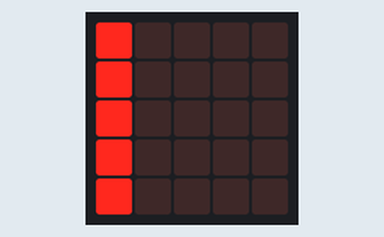
A program run on a simulated BBC micro:bit running MicroPython. Parts: the board's 5×5 LED display.

Above: at 0.1 s.
At 1.1 s:
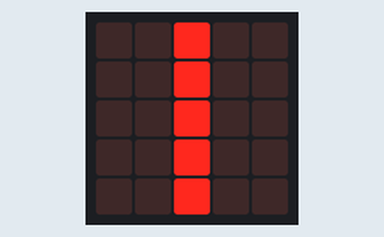
At 2.1 s:
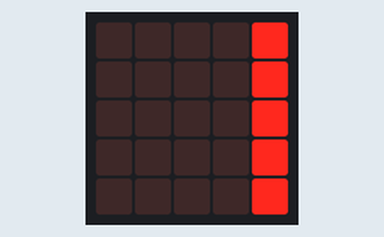
At 3.1 s:
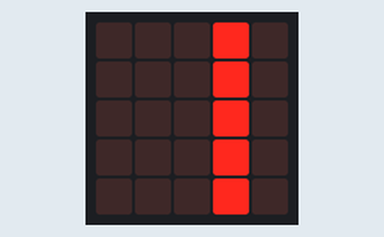
At 4.1 s:
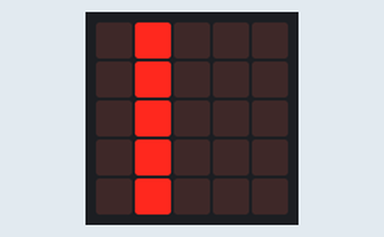

Measured:
- by itself, everything shown: repeats every 5.0 s, in 8 steps
- what the display in image 1 shows lasts 0.5 s, from 1.0 s to 1.5 s
- what the display in image 2 shows lasts 1.0 s, from 2.0 s to 3.0 s

The program:

wave.py
```python
from microbit import *

def send_wave(direction, speed):
    lines = ["90000", "09000", "00900", "00090", "00009"]
    waves = [
        Image (lines[0]+":"+
               lines[0]+":"+
               lines[0]+":"+
               lines[0]+":"+
               lines[0]),
        Image (lines[1]+":"+
               lines[1]+":"+
               lines[1]+":"+
               lines[1]+":"+
               lines[1]),
        Image (lines[2]+":"+
               lines[2]+":"+
               lines[2]+":"+
               lines[2]+":"+
               lines[2]),
        Image (lines[3]+":"+
               lines[3]+":"+
               lines[3]+":"+
               lines[3]+":"+
               lines[3]),
        Image (lines[4]+":"+
               lines[4]+":"+
               lines[4]+":"+
               lines[4]+":"+
               lines[4])
    ]

    if direction:
        waves.reverse()

    display.show(waves, loop=False, delay=speed)
    return

to_left = True
while True:
    to_left = not to_left
    send_wave(to_left, 500)
```
